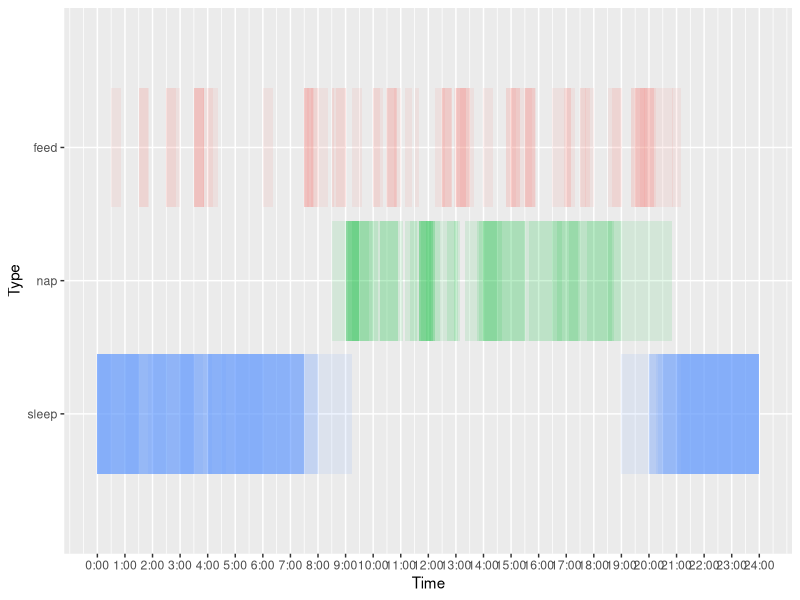
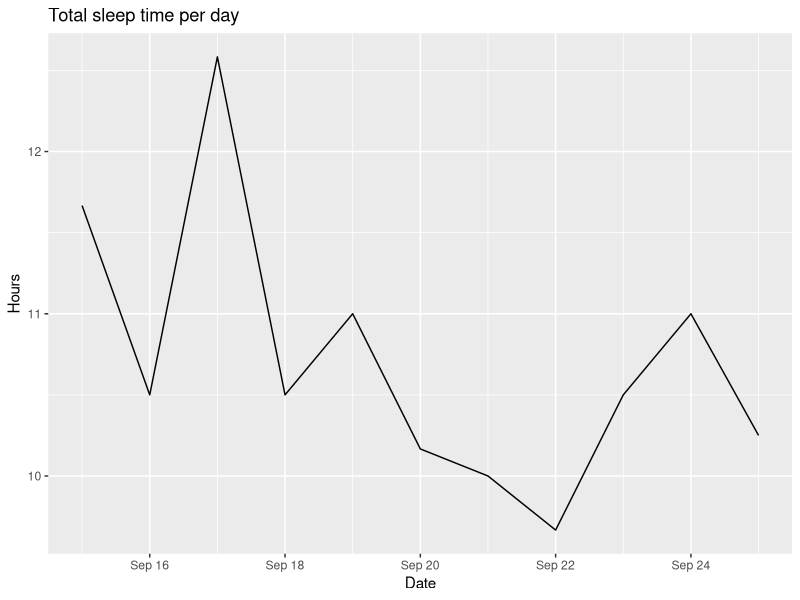
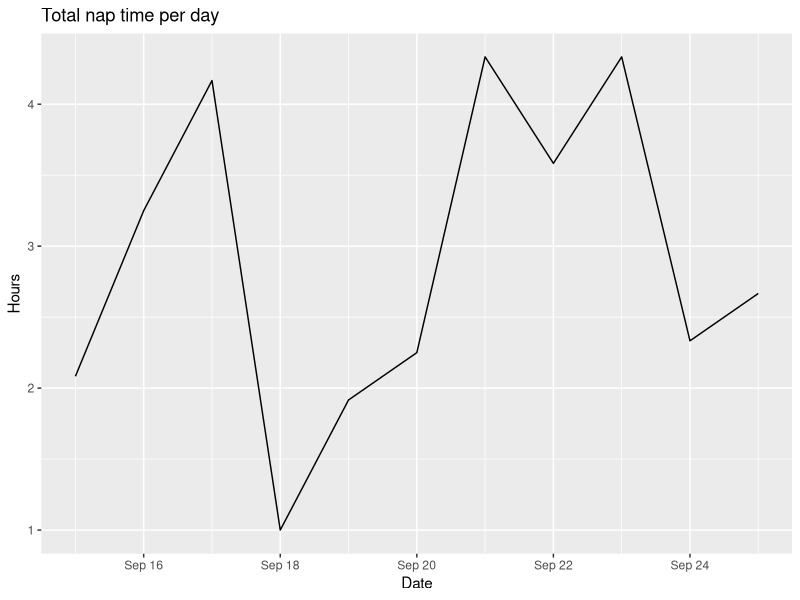
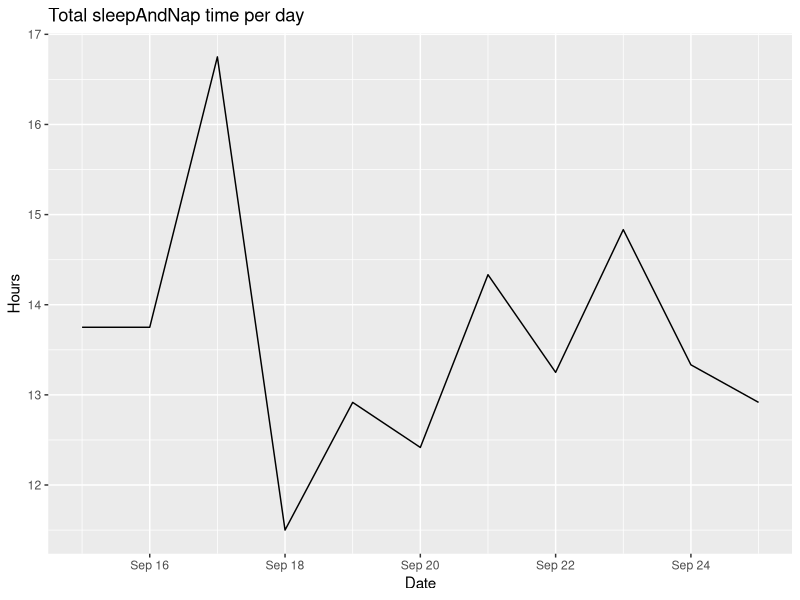
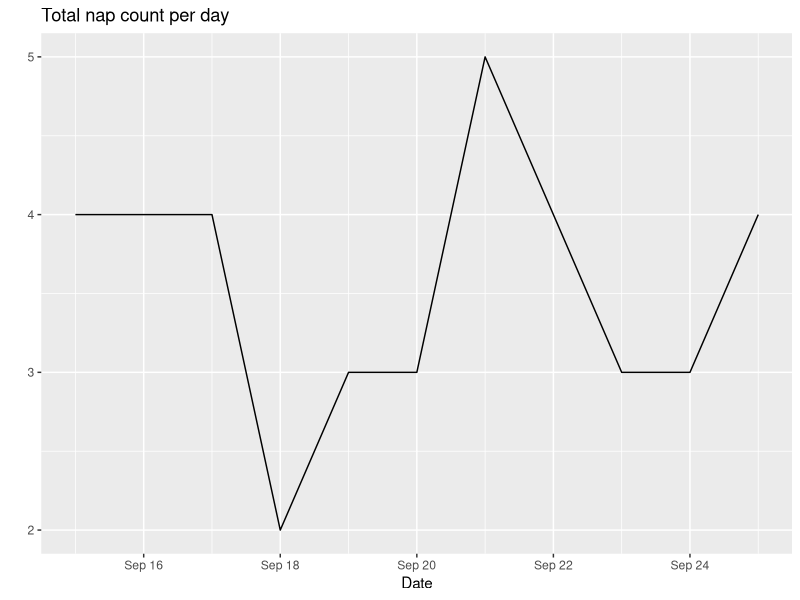
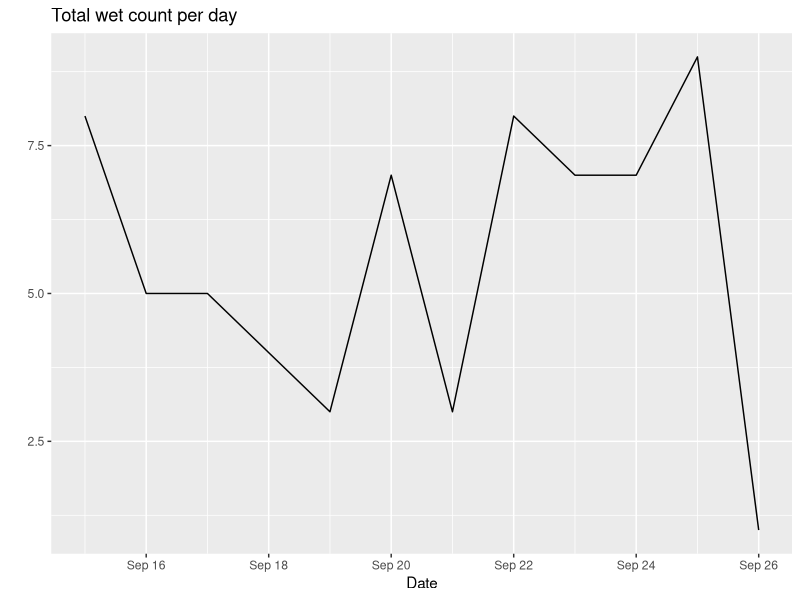
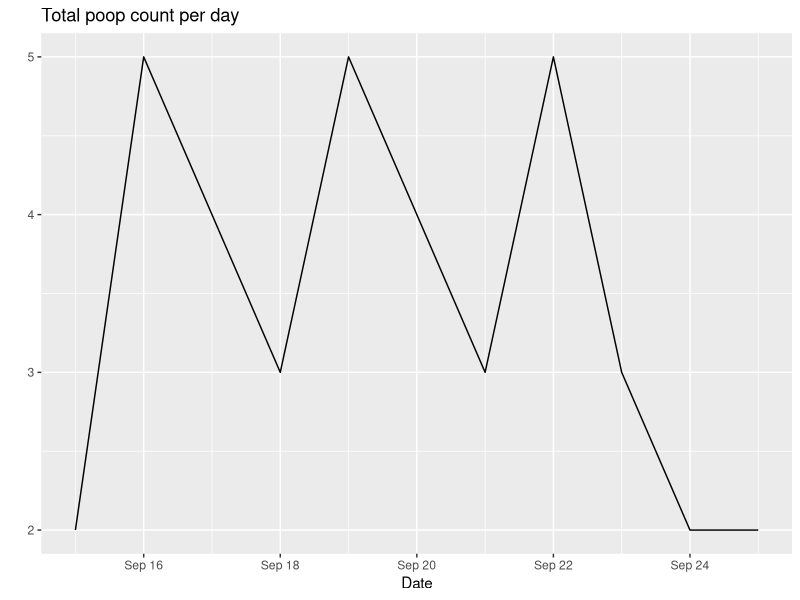

Reproduce these figures in R, in order.
## ---- chunk 1
knitr::opts_chunk$set(echo = TRUE)
library(ggplot2)
## ---- chunk 2
### read in data
dataUse <- dataRaw <- read.csv("./data/log_for_naomi.csv")

### deal with date
dataUse$date <- as.Date(dataUse$date, "%m/%d/%y")

### impute avg feed time for missing duration
avgFeedDuration <- mean(dataUse$duration[dataUse$type == "feed"], na.rm=TRUE)
dataUse$duration[is.na(dataUse$duration) & dataUse$type == "feed"] <- avgFeedDuration

### create time var
dataUse$startTime <- as.POSIXct(dataUse$time,format='%H:%M')
dataUse$endTime <- as.POSIXct(dataUse$time,format='%H:%M') + dataUse$duration *60

### comput the start time and end time into hours in a day

todayDateTime <- as.POSIXct(Sys.time())
diffSecond <- as.numeric(format(todayDateTime,"%H")) *60*60 + as.numeric(format(todayDateTime,"%M"))*60 + as.numeric(format(todayDateTime, "%S"))
todayStart <- todayDateTime - diffSecond + 0


dataUse$newStartTime <- as.numeric(round((dataUse$startTime - todayStart)/60, digit=3)) 
dataUse$newEndTime   <- as.numeric(round((dataUse$endTime - todayStart)/60, digit=3))


## ---- chunk 3

#TODO: clean out sleep
dataSleep <- dataUse[dataUse$type == "sleep", ]
### time across 24 needs extra care
fixIndex <- which((dataSleep$newStartTime < 24) & (dataSleep$newEndTime > 24))

if(length(fixIndex) >= 1){
    ### replace the fixIndex row by two new rows, separated by 24/0 hour
    newRow <- do.call(rbind,lapply(fixIndex,function(i){
        replaceRow <- rbind(dataSleep[i, ], dataSleep[i, ])
        replaceRow[1, "newEndTime"] <- 24
        replaceRow[2, "newStartTime"] <- 0
        replaceRow[2, "newEndTime"] <- replaceRow[2, "newEndTime"]  - 24
        replaceRow
    }))
    ### replace the across 24 hour rows by the new 2 rows
    newDataSleep <- rbind(dataSleep[-fixIndex,], newRow)
}

### now newDataSleep is clean, copy it back to dataUse
dataFixSleep <- rbind(dataUse[dataUse$type != "sleep", ], newDataSleep)


### restrict to feed and nap 
dataFixSleep <- dataFixSleep[dataFixSleep$type %in% c("feed", "nap", "sleep"),]


### create a new type so ggplot can put them in scale
dataFixSleep$newType <- factor(dataFixSleep$type)
levels(dataFixSleep$newType) <- length(unique(dataFixSleep$newType)):1
dataFixSleep$newType <- as.numeric(as.character(dataFixSleep$newType))


### ggplot
byHour <- 1
p <- ggplot(dataFixSleep, aes(xmin=newStartTime,
                         xmax=newEndTime,
                         ymin=newType-0.45,
                         ymax=newType+0.45,
                         fill=type))
### control transparency
p <- p+geom_rect(alpha = I(1/10))  

### define x axis
p <- p +  scale_x_continuous(limits=c(0,24),
                breaks=seq(0,24,by=byHour),
                labels=paste(seq(0,24,by=byHour),":00",sep=""), 
                name = "Time")

### define y axis
p <- p + scale_y_discrete(limits = length(unique(dataFixSleep$newType)):1,
                     breaks = length(unique(dataFixSleep$newType)):1, 
                     labels = sort(unique(dataFixSleep$type)),
                     name = "Type"
                     )
### remove legend
p + theme(legend.position="none")

## ---- chunk 4
library(plyr)
dataRoll <- ddply(dataUse,.(type,date),summarize, sum=sum(duration), n=length(duration))
### create sleep and nap time
dataSleepAndNap <- dataRoll[dataRoll$type %in% c("sleep", "nap"), c("date","sum")]
dataRollSleepAndNap <- ddply(dataSleepAndNap, .(date), summarize, sum=sum(sum), n= NA)

dataRollSleepAndNap <- data.frame(type = "sleepAndNap",dataRollSleepAndNap)

dataRoll <- rbind(dataRoll, dataRollSleepAndNap)

MonitorEachDay <- function(dataIn, selectType, timeOrCount = "time") {
    dataTemp <- dataIn[dataIn$type == selectType,]
    if(timeOrCount == "time") {
        p <- ggplot(dataTemp, aes(x = date, y = sum/60 )) + 
             geom_line() +
             labs(title = paste("Total ",selectType," time per day", sep = "") ) + 
             xlab("Date") +
             ylab("Hours")
    } else {
        p <- ggplot(dataTemp, aes(x = date, y = n)) + 
             geom_line() +
             labs(title = paste("Total ",selectType," count per day", sep = "") ) + 
             xlab("Date") +
             ylab("")
    }
    p
}

MonitorEachDay(dataIn = dataRoll, selectType = "sleep", timeOrCoun = "time")
MonitorEachDay(dataIn = dataRoll, selectType = "nap", timeOrCoun = "time")
MonitorEachDay(dataIn = dataRoll, selectType = "sleepAndNap", timeOrCoun = "time")

MonitorEachDay(dataIn = dataRoll, selectType = "nap", timeOrCoun = "count")
MonitorEachDay(dataIn = dataRoll, selectType = "wet", timeOrCoun = "count")
MonitorEachDay(dataIn = dataRoll, selectType = "poop", timeOrCoun = "count")



## ---- chunk 5
dataNap <- dataUse[dataUse$type == "nap",]
dataNapSort <- dataNap[order(dataNap$duration, decreasing = TRUE),]
dataNapTop5 <- dataNapSort[1:5, ]







